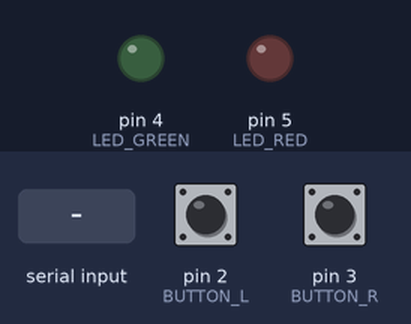
Bench run of a sketch on a simulated Arduino Uno, built with avr-gcc and run on an emulated ATmega328P. Shown: output pins drawn as LEDs (lit = HIGH). Inputs (shaded band) come from the test bench; at power-on: pin 2 (BUTTON_L) LOW, pin 3 (BUTTON_R) LOW. What the sketch prints to the serial monitor is not drawn.

Above: at 1.2 s.
1.3 s: "0" received over Serial
At 2.5 s:
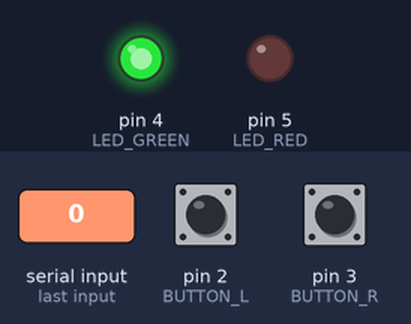
2.8 s: "1" received over Serial
At 3.7 s:
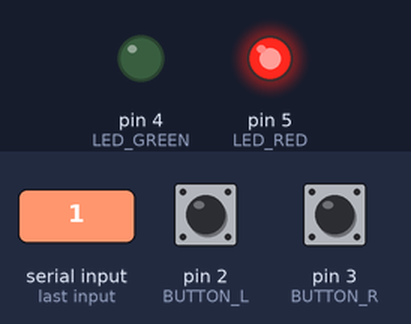
4.3 s: "2" received over Serial
At 4.7 s:
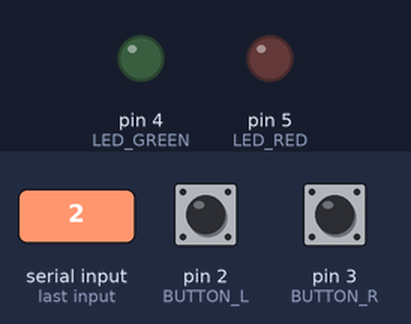
Timing chart, 0 to 7.3 s (numbered marks = the images above; inputs shaded):
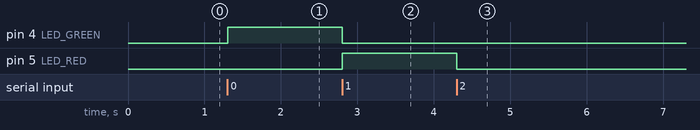

The sketch:

sketch_controllerandlights.ino
```cpp
const int BUTTON_L = 2; //Left button
const int BUTTON_R = 3; //Right button
const int LED_GREEN = 4; //Green LED
const int LED_RED = 5; //Red LED

void setup() {
  Serial.begin(19200);

  pinMode(BUTTON_L, INPUT);
  pinMode(BUTTON_R, INPUT);

  pinMode(LED_GREEN, OUTPUT);
  pinMode(LED_RED, OUTPUT);
}

void loop() {
  SendSerialData();
  RecieveSerialData();
}

void SendSerialData()
{
  int pressedL = digitalRead(BUTTON_L);
  int pressedR = digitalRead(BUTTON_R);

  Serial.print(pressedL);
  Serial.print(",");
  Serial.println(pressedR);
}

void RecieveSerialData()
{
  if(Serial.available())
  {
    char message = (char)Serial.read();

    int greenLightState = 0;
    int redLightState = 0;
    if(message == '0')
    {
      greenLightState = 1;
    }
    if(message == '1')
    {
      redLightState = 1;
    }

    ActivateLight(LED_GREEN, greenLightState);
    ActivateLight(LED_RED, redLightState);
  }
}

void ActivateLight(int pin, int digitalState)
{
  if(digitalState == 1)
  {
    digitalWrite(pin, HIGH);
  }
  else
  {
    digitalWrite(pin, LOW);
  }
}
```

Measured:
- after the input at 1.3 s, pin 4 (LED_GREEN): LOW → HIGH at once
- after the input at 2.8 s, pin 4 (LED_GREEN): HIGH → LOW at once; pin 5 (LED_RED): LOW → HIGH at once
- after the input at 4.3 s, pin 5 (LED_RED): HIGH → LOW at once
